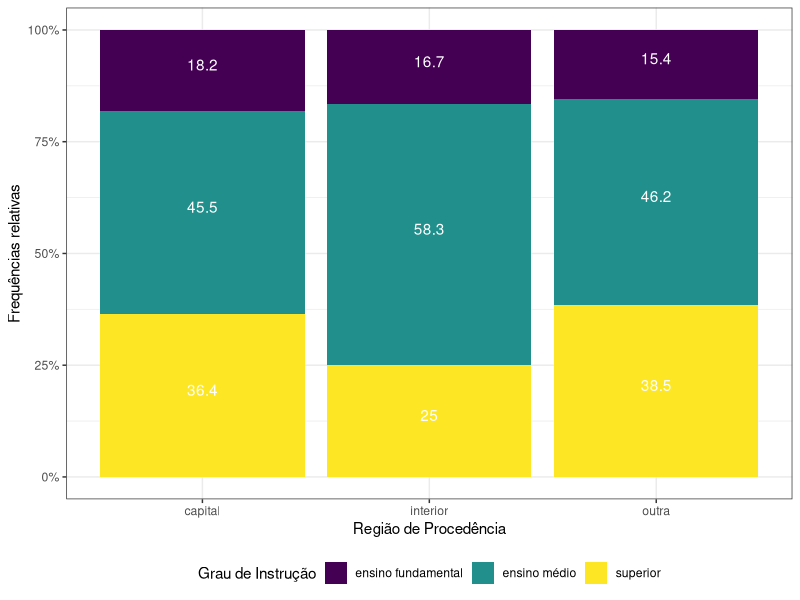

Write R code to recreate this figure.
## ----mb, echo=FALSE, warning=FALSE, message=FALSE---------------------------------------------

library(dplyr)
library(readxl)
library(knitr)

mb_df <- read_excel(path = here::here("data", "companhia_mb.xlsx"))
mb_df %>% 
  select(N ,`Região de Procedência`, `Grau de Instrução`) %>% 
  rename("ID" = "N") %>% 
  # slice_head(n = 10) %>% 
  kable(caption = "Tabela de dados brutos.", format = "pandoc")



## ----tab_dupla, echo=FALSE, warning=FALSE, message=FALSE--------------------------------------
library(kableExtra)

tab <- mb_df %>% 
  select(`Região de Procedência`, `Grau de Instrução`) %>% 
  table() %>% 
  addmargins()

row.names(tab)[4] <- "Total"
colnames(tab)[4] <- "Total"

kable(tab,
      caption = "Distribuição conjunta das frequências das variáveis grau de instrução e região de procedência.", align = "cccc", format = "latex") %>% 
  add_header_above(c("Região de Procedência", "Grau de Instrução" = 3, " "))







## ----percent_tot_geral, echo=FALSE, warning=FALSE, message=FALSE------------------------------

prop.tab <- mb_df %>% 
  select(`Região de Procedência`, `Grau de Instrução`) %>% 
  table() %>% 
  prop.table() %>% 
  addmargins() * 100

row.names(prop.tab)[4] <- "Total"
colnames(prop.tab)[4] <- "Total"

kable(prop.tab, digits = 0,
      caption = "Distribuição conjunta das frequências relativas (em porcentagem) em relação ao total geral das variáveis grau de instrução e região de procedência.",
      align = "cccc",
      format = "latex") %>% 
  add_header_above(c("Região de Procedência", "Grau de Instrução" = 3, " "))



## ----percent_tot_coluna, echo=FALSE, warning=FALSE, message=FALSE-----------------------------

prop.tab <- mb_df %>% 
  select(`Região de Procedência`, `Grau de Instrução`) %>% 
  table() %>% 
  prop.table(margin = 2) %>% 
  addmargins() * 100

row.names(prop.tab)[4] <- "Total"
colnames(prop.tab)[4] <- "Total"

kable(prop.tab,
      digits = 0,
      caption = "Distribuição conjunta das frequências relativas (em porcentagem) em relação aos totais de colunas das variáveis grau de instrução e região de procedência.",
      align = "cccc",
      format = "latex") %>% 
  add_header_above(c("Região de Procedência", "Grau de Instrução" = 3, " "))



## ----barras, echo=FALSE, warning=FALSE, message=FALSE, fig.align='center', out.width="90%"----

library(ggplot2)
library(viridis)
library(reshape2)

mb_gg <- mb_df %>% 
  select(`Região de Procedência`, `Grau de Instrução`) %>% 
  table() %>% 
  prop.table(margin = 1) %>% melt()

mb_gg <- mb_gg %>%
  group_by(`Região de Procedência`) %>%
  mutate(value_pos = cumsum(value) - (0.5 * value)) %>%
  mutate(value_lab = round(value * 100, 1))

p <- ggplot(data = mb_gg,
            mapping = aes(x = `Região de Procedência`,
                          y = value)) +
  geom_bar(mapping = aes(fill = rev(`Grau de Instrução`)),
           stat = "identity") +
  geom_text(mapping = aes(y = value_pos, label = value_lab),
            col = "white", vjust = 0) +
  scale_fill_viridis(discrete = T) +
  scale_y_continuous(labels = scales::percent) +
  labs(y = "Frequências relativas", fill = "Grau de Instrução") +
  theme_bw() + theme(legend.position = "bottom")
p





## ----gremio, echo=FALSE, warning=FALSE, message=FALSE-----------------------------------------

tab <- matrix(c(10, 9, 4, 17, 7, 5),
              byrow = T, ncol = 3, dimnames = list(c("Sem Maicon", "Com Maicon"),
                                                   c("Vitórias", "Empates", "Derrotas")))

prop.tab <- addmargins(prop.table(addmargins(tab, margin = 1), margin = 1), margin = 2) * 100

row.names(prop.tab)[3] <- "Total"
colnames(prop.tab)[4] <- "Total"

kable(prop.tab, digits = 2,
      caption = "Resultados dos jogos do Grêmio em 2019.",
      align = "cccc",
      format = "latex", format.args = list(decimal.mark = ","))
